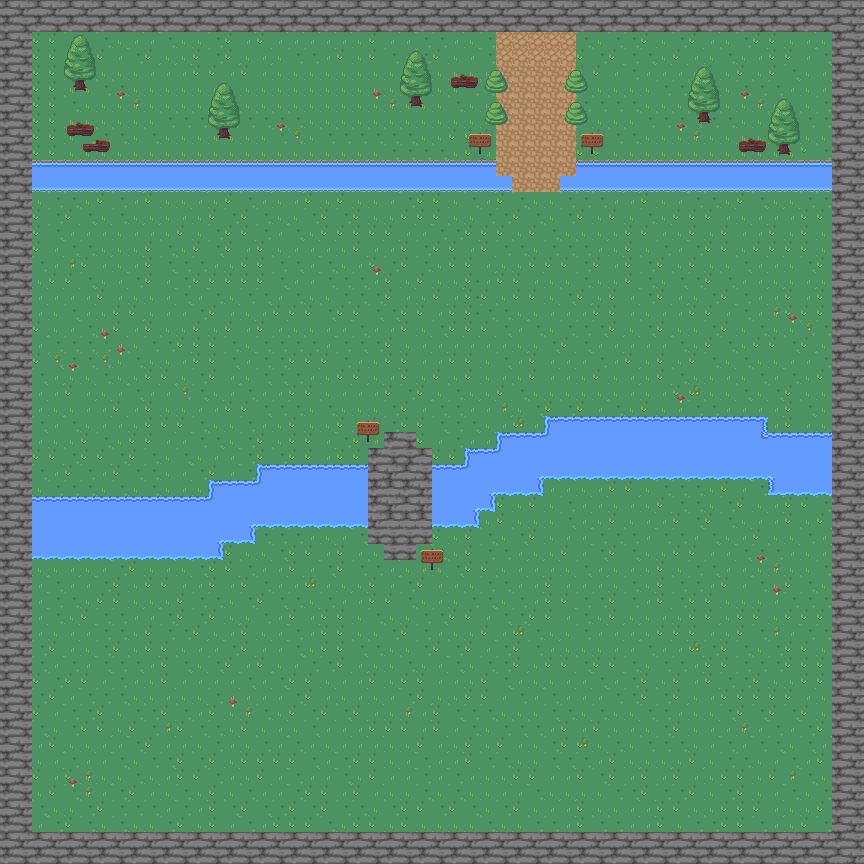

Tiled map render using the project's own tile images. Description and the map definition, with tile-layer contents summarised, below:
An orthogonal 54x54 tile map with 16x16 px tiles, 5 tile layers (riviere + pont, walls, sol, décorations, ...), 2 tilesets and 35 objects (32x collision, goal, player, bonus).

<map version="1.10" tiledversion="1.11.2" orientation="orthogonal" renderorder="right-down" width="54" height="54" tilewidth="16" tileheight="16" infinite="0" nextlayerid="18" nextobjectid="91">
 <tileset firstgid="1" source="RPG Nature Tileset.tsx" />
 <tileset firstgid="721" source="house.tsx" />
 <objectgroup id="11" name="bordure">
  <object id="36" type="collision" x="12.3637" y="25.8514" width="19.1076" height="812.633" />
  <object id="38" type="collision" x="24.7274" y="19.1076" width="822.749" height="11.2397" />
  <object id="39" type="collision" x="831.741" y="21.3555" width="8.99179" height="829.493" />
  <object id="46" type="collision" x="33.7192" y="178.712" width="476.565" height="10.1158" />
  <object id="47" type="collision" x="561.987" y="180.96" width="268.63" height="7.86782" />
  <object id="50" type="collision" x="28.3219" y="553.222" width="194.477" height="4.72032" />
  <object id="53" type="collision" x="219.023" y="540.005" width="2.83219" height="19.8253" />
  <object id="54" type="collision" x="224.687" y="538.117" width="31.1541" height="3.77626" />
  <object id="55" type="collision" x="246.401" y="522.068" width="5.66439" height="19.8253" />
  <object id="56" type="collision" x="253.009" y="514.515" width="113.288" height="10.3847" />
  <object id="57" type="collision" x="432.381" y="516.403" width="45.3151" height="9.44064" />
  <object id="58" type="collision" x="468.256" y="509.795" width="10.3847" height="15.105" />
  <object id="59" type="collision" x="477.696" y="500.354" width="16.0491" height="9.44064" />
  <object id="60" type="collision" x="485.249" y="491.857" width="8.49658" height="17.9372" />
  <object id="61" type="collision" x="494.69" y="483.361" width="46.2591" height="10.3847" />
  <object id="62" type="collision" x="526.788" y="474.864" width="14.161" height="19.8253" />
  <object id="63" type="collision" x="538.117" y="465.424" width="234.128" height="11.3288" />
  <object id="64" type="collision" x="770.356" y="478.641" width="60.4201" height="15.105" />
  <object id="65" type="collision" x="762.804" y="432.381" width="67.9726" height="17.9372" />
  <object id="66" type="collision" x="543.781" y="415.388" width="221.855" height="19.8253" />
  <object id="67" type="collision" x="496.578" y="432.381" width="53.8117" height="19.8253" />
  <object id="69" type="collision" x="464.48" y="449.375" width="39.6507" height="16.9932" />
  <object id="70" type="collision" x="432.381" y="465.424" width="36.8185" height="14.161" />
  <object id="71" type="collision" x="256.785" y="464.48" width="109.511" height="24.5457" />
  <object id="72" type="collision" x="208.638" y="480.529" width="51.9235" height="21.7135" />
  <object id="73" type="collision" x="29.266" y="495.634" width="186.925" height="15.105" />
  <object id="74" type="collision" x="432.381" y="467.312" width="12.2728" height="55.6998" />
  <object id="75" type="collision" x="351.192" y="468.256" width="14.161" height="54.7557" />
  <object id="82" type="collision" x="0" y="833" width="863" height="31" />
  <object id="84" type="collision" x="832" y="29" width="31" height="803" />
  <object id="86" type="collision" x="1" y="1" width="863" height="28" />
  <object id="87" type="collision" x="0" y="30" width="32" height="801" />
 </objectgroup>
 <layer id="1" name="riviere + pont" width="54" height="54">
  <data>[2916 cells, 719 non-empty, 34 distinct tile ids]</data>
 </layer>
 <layer id="2" name="walls" width="54" height="54">
  <data>[2916 cells, 416 non-empty, 4 distinct tile ids]</data>
 </layer>
 <layer id="12" name="sol" width="54" height="54">
  <data>[2916 cells, 1786 non-empty, 5 distinct tile ids]</data>
 </layer>
 <objectgroup id="14" name="porte sortie" class="goal">
  <object id="80" type="goal" x="510.739" y="175.596" width="49.0913" height="15.105" />
 </objectgroup>
 <layer id="9" name="décorations" width="54" height="54">
  <data>[2916 cells, 148 non-empty, 24 distinct tile ids]</data>
 </layer>
 <layer id="13" name="obstacles" width="54" height="54">
  <data>[2916 cells, 0 non-empty, 0 distinct tile ids]</data>
 </layer>
 <objectgroup id="10" name="player">
  <object id="81" name="player" x="392" y="776">
   <point />
  </object>
 </objectgroup>
 <objectgroup id="17" name="zones bonus" class="bonus ">
  <object id="90" type="bonus" x="368" y="512.125">
   <polygon points="0,0 0.125,15.875 64.125,15.875 64.125,0" />
  </object>
 </objectgroup>
</map>
